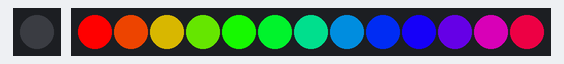
The sketch below on a simulated Arduino Uno, built with avr-gcc and run on an emulated ATmega328P. On the bench: 1 RGB LEDs in strip order, left to right, 13 RGB LEDs in strip order, left to right. Dim RGB values are drawn brighter than linear; random numbers use the default seed unless the sketch sets one.

Above: at 0.15 s.
At 9.84 s:
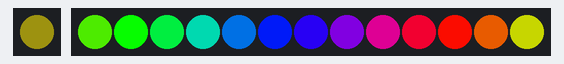
At 19.84 s:
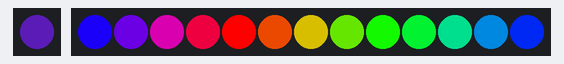
At 39.83 s:
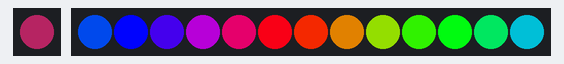
Timing chart, 0 to 40.0 s (numbered marks = the images above):
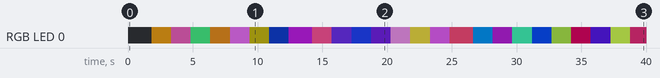

The sketch:

test_LEDs.ino
```cpp
// (licence header left out)
#include <Adafruit_NeoPixel.h>
#ifdef __AVR__
  #include <avr/power.h>
#endif

#define ONBOARDPIN  5 // on-board Neo
#define STRIPPIN    6 // external strip pin

Adafruit_NeoPixel onboard = Adafruit_NeoPixel(1 /*1 pixel*/, ONBOARDPIN, NEO_GRB + NEO_KHZ800);
Adafruit_NeoPixel strip = Adafruit_NeoPixel(13 /*13 pixels*/, STRIPPIN, NEO_GRB + NEO_KHZ800);

void setup() {
  onboard.begin(); // This initializes the NeoPixel library.
  strip.begin();
}

void loop() {

  rainbowCycleStrip(5);

  /*** setPixelColor(pixelNumber, pixel.Color(R, G, B))***/
  /*** pixels.Color takes RGB values, from 0,0,0 up to 255,255,255 */
  onboard.setPixelColor(0, onboard.Color(random(100), random(100), random(100))); // Moderately bright random color.
  onboard.show();

//  for(int i=0;i<100;i++){
//    onboard.setPixelColor(0, onboard.Color(i, 100-i, i)); // Moderately bright green color.
//    onboard.show(); // This sends the updated pixel color to the hardware.
//    delay(10); // Delay for a period of time (in milliseconds).
//  }
}

void rainbowCycleStrip(uint8_t wait) {
  uint16_t i, j;

  for(j=0; j<256; j++) { // 5 cycles of all colors on wheel
    for(i=0; i< strip.numPixels(); i++) {
      strip.setPixelColor(i, Wheel(((i * 256 / strip.numPixels()) + j) & 255));
    }
    strip.show();
    delay(wait);
  }
}


// Input a value 0 to 255 to get a color value.
// The colours are a transition r - g - b - back to r.
uint32_t Wheel(byte WheelPos) {
  WheelPos = 255 - WheelPos;
  if(WheelPos < 85) {
    return strip.Color(255 - WheelPos * 3, 0, WheelPos * 3);
  }
  if(WheelPos < 170) {
    WheelPos -= 85;
    return strip.Color(0, WheelPos * 3, 255 - WheelPos * 3);
  }
  WheelPos -= 170;
  return strip.Color(WheelPos * 3, 255 - WheelPos * 3, 0);
}
```

Measured:
- by itself, RGB LED 0: off → RGB(73, 49, 7) at 1.8 s, → RGB(72, 30, 58) 1.5 s later, → RGB(23, 78, 44) 1.5 s later, → RGB(65, 40, 9) 1.5 s later, … (25 changes in this stretch)
